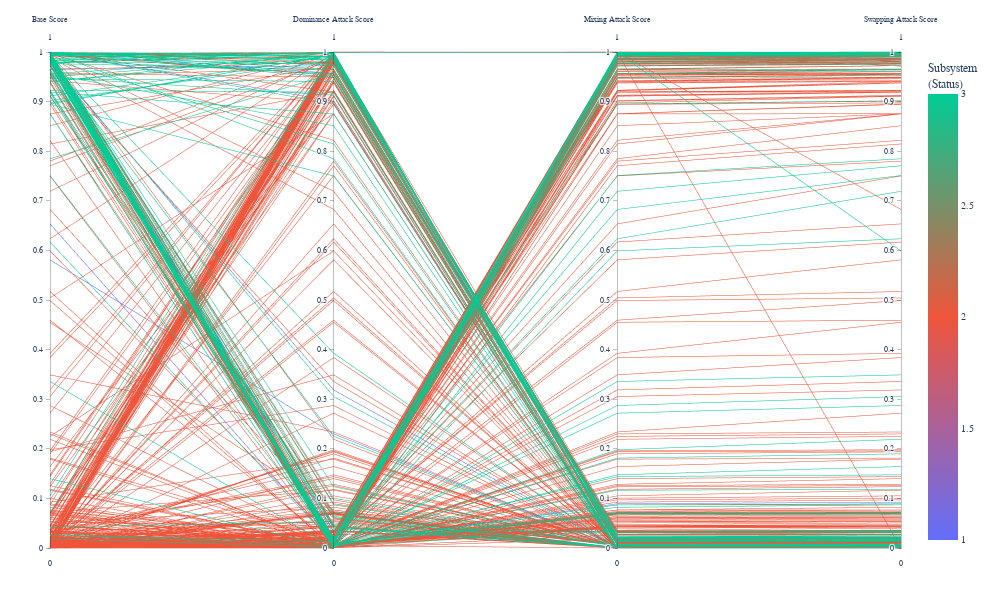

Here is the notebook cell this chart was saved with:
### Code cell
print("Generating score-based visualization...")
fig_scores = visualize_all_attack_scores_parallel_coords(
        x_test=x_test,
        base_model=model,
        protected_feature=protected_feature,
        superior_outcome_value=1,
        sample_size=500
    )
fig_scores.show()

### Figure 1 — Plotly figure (JSON) as saved in the notebook; plotly's stock layout.template omitted (floating-point values rounded to 4 significant figures; data arrays with more than 128 entries replaced by an {"elided": "..."} marker saying what was removed)
{"data": [{"dimensions": [{"label": "Base Score", "range": [0, 1], "values": {"elided": "500 float values"}}, {"label": "Dominance Attack Score", "range": [0, 1], "values": {"elided": "500 float values"}}, {"label": "Mixing Attack Score", "range": [0, 1], "values": {"elided": "500 float values"}}, {"label": "Swapping Attack Score", "range": [0, 1], "values": {"elided": "500 float values"}}], "line": {"cmax": 3, "cmin": 1, "color": {"elided": "500 int values"}, "colorbar": {"title": {"text": "Subsystem<br>(Status)"}}, "colorscale": [[0, "#636EFA"], [0.5, "#EF553B"], [1, "#00CC96"]], "showscale": true}, "type": "parcoords"}], "layout": {"font": {"family": "Arial, sans-serif", "size": 10}, "height": 600, "hovermode": "closest", "margin": {"b": 50, "l": 50, "r": 50, "t": 50}, "paper_bgcolor": "white", "plot_bgcolor": "white", "width": 1000}}
